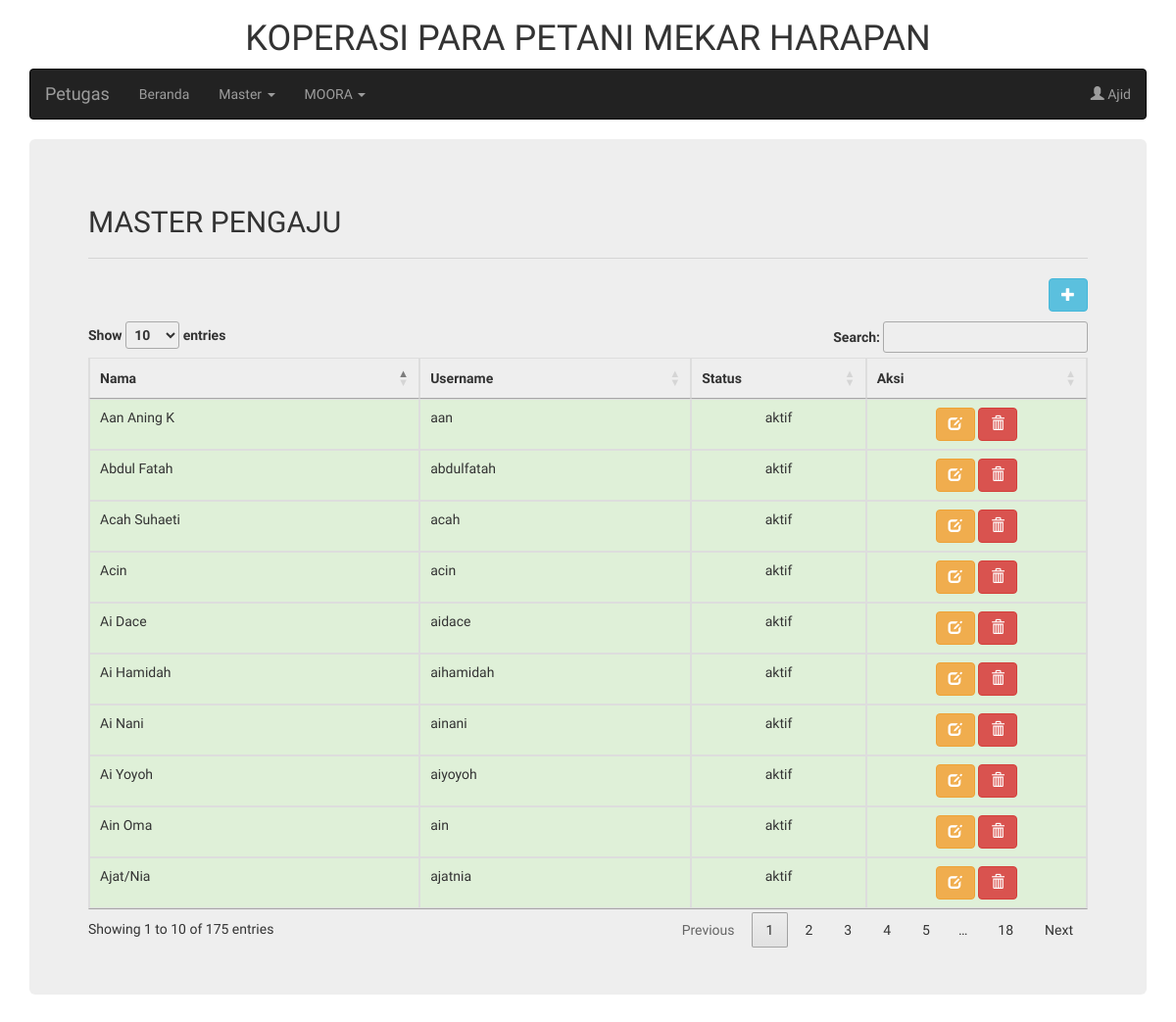
Page /halaman_petugas.php?page=master_pengaju (signed in) on the committed database.
### tables this page shows
CREATE TABLE `user` (
  `id` int(11) NOT NULL,
  `nama` varchar(255) NOT NULL,
  `username` varchar(255) NOT NULL,
  `password` varchar(255) NOT NULL,
  `level` enum('petugas','pengawas','anggota','ketua') NOT NULL,
  `status` enum('aktif','pasif') NOT NULL
);

### petugas/master_pengaju.php (the view)
<h2>MASTER PENGAJU</h2>
<hr />
<button type="button" class="btn btn-info pull-right" style="margin-bottom: 10px" data-toggle="modal" data-target="#modalTambah">
  <span class="glyphicon glyphicon-plus"></span>
</button>
<table class="table table-bordered" id="tabel-data">
  <thead>
    <tr>
      <th class="text-center">Nama</th>
      <th class="text-center">Username</th>
      <th class="text-center">Status</th>
      <th class="text-center">Aksi</th>
    </tr>
  </thead>
  <tbody>
    <?php
      $sql = "SELECT * FROM user WHERE level = 'anggota'";
      $query = mysqli_query($koneksi, $sql);
    ?>
    <?php while($list = mysqli_fetch_array($query)){ ?>
      <tr class="success">
        <td><?php echo $list['nama']; ?></td>
        <td><?php echo $list['username']; ?></td>
        <td class="text-center"><?php echo $list['status']; ?></td>
        <td class="text-center">
          <a
            href="javascript:;"
            data-toggle="modal" data-target="#"
            class="btn btn-warning">
              <span class="glyphicon glyphicon-edit"></span>
          </a>
          <a
            href="javascript:;"
            data-toggle="modal" data-target="#"
            class="btn btn-danger">
              <span class="glyphicon glyphicon-trash"></span>
          </a>
        </td>
      </tr>
    <?php } ?>
  </tbody>
</table>

### halaman_petugas.php (shortened to what this page needs)
<!DOCTYPE html>
<html lang="en">
<head>
  <link rel="stylesheet" href="https://maxcdn.bootstrapcdn.com/bootstrap/3.4.0/css/bootstrap.min.css">
  <link rel="stylesheet" type="text/css" media="screen" href="https://cdn.datatables.net/1.10.19/css/jquery.dataTables.min.css">
</head>
<body style="font-family: 'Didact Gothic', sans-serif;">
  <?php include("koneksi.php"); ?>
  <?php
      $sqlAnggota = "SELECT * FROM user WHERE username = '".$_SESSION['username']."'";
      $queryAnggota = mysqli_query($koneksi, $sqlAnggota);
      $anggota = mysqli_fetch_array($queryAnggota);
  ?>
  <div class="container">
  <h1 class="text-center">KOPERASI PARA PETANI MEKAR HARAPAN</h1>
    <nav class="navbar navbar-inverse">
      <div class="container-fluid">
        <div class="navbar-header">
          <a class="navbar-brand" href="halaman_petugas.php?page=home">Petugas</a>
        </div>
        <ul class="nav navbar-nav">
          <li><a href="halaman_petugas.php?page=home">Beranda</a></li>
          <li class="dropdown">
            <a class="dropdown-toggle" data-toggle="dropdown" href="#">Master
            <span class="caret"></span></a>
          </li>
          <li class="dropdown">
            <a class="dropdown-toggle" data-toggle="dropdown" href="#">MOORA
            <span class="caret"></span></a>
          </li>
        </ul>
        <ul class="nav navbar-nav navbar-right">
          <li class="dropdown"><a class="dropdown-toggle" data-toggle="dropdown" href="#"><span class="glyphicon glyphicon-user"></span> <?php echo $anggota['nama']; ?></a>
          </li>
        </ul>
      </div>
    </nav>
    <div class="jumbotron">
      <?php
        if(isset($_GET['page'])){
          $page = $_GET['page'];
          switch ($page) {
            case 'master_pengaju':
              include "petugas/master_pengaju.php";
              break;
          }
        }else{
          include "petugas/home.php";
        }
       ?>
    </div>
  </div>
</body>
</html>

### rows in the picture
user: nama "Ajid"
user: nama "Acah Suhaeti", username "acah", status "aktif"
user: nama "Aan Aning K", username "aan", status "aktif"
user: nama "Ain Oma", username "ain", status "aktif"
user: nama "Ajat/Nia", username "ajatnia", status "aktif"
user: nama "Ai Yoyoh", username "aiyoyoh", status "aktif"
user: nama "Ai Dace", username "aidace", status "aktif"
user: nama "Acin", username "acin", status "aktif"
user: nama "Ai Nani", username "ainani", status "aktif"
user: nama "Abdul Fatah", username "abdulfatah", status "aktif"
user: nama "Ai Hamidah", username "aihamidah", status "aktif"
